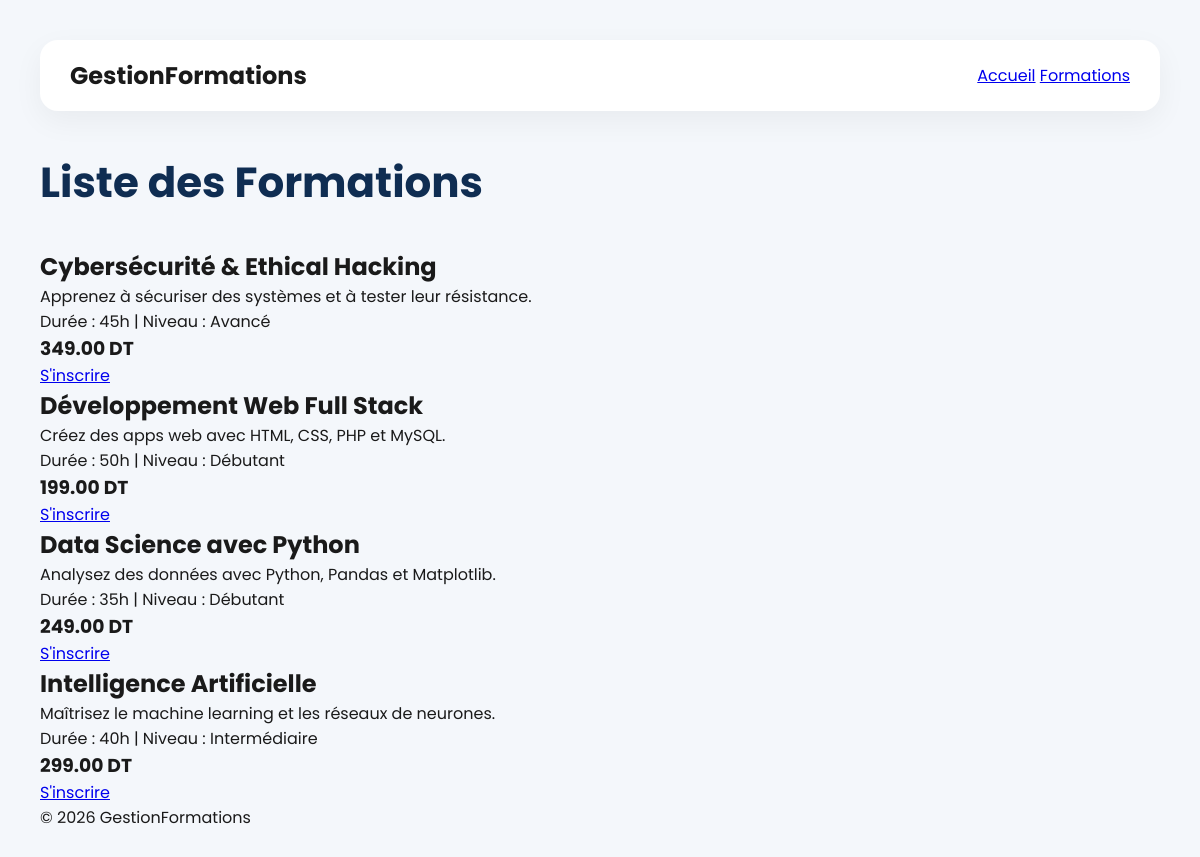
Screenshot of /index.php?page=formations with the database file from the repository.
### tables this page shows
CREATE TABLE `formations` (
  `id` int(11) NOT NULL,
  `titre` varchar(150) NOT NULL,
  `description` text NOT NULL,
  `prix` decimal(8,2) NOT NULL DEFAULT 0.00,
  `duree` varchar(30) DEFAULT '20h',
  `niveau` varchar(50) DEFAULT 'Tous niveaux',
  `created_at` timestamp NOT NULL DEFAULT current_timestamp()
);

### controllers/FormationController.php (called while the page is built)
<?php
require_once 'models/Formation.php';
$formations = Formation::getAll();
require 'views/formations.php';
?>

### models/Formation.php (called while the page is built, shortened)
<?php
class Formation {
    public static function getAll(): array {
        $pdo = Database::connect();
        $stmt = $pdo->query(
            'SELECT * FROM formations ORDER BY id DESC'
        );
        return $stmt->fetchAll();
    }
}
?>

### views/formations.php (the view)
<?php require 'views/partials/header.php'; ?>
<h1>Liste des Formations</h1>
<div class="formations-container">
<?php foreach ($formations as $f): ?>
<div class="formation-card">
    <h2>
        <?= htmlspecialchars($f['titre']) ?>
    </h2>
    <p>
        <?= htmlspecialchars($f['description']) ?>
    </p>
    <p>
        Durée : <?= $f['duree'] ?>
        |
        Niveau : <?= $f['niveau'] ?>
    </p>
    <h3>
        <?= $f['prix'] ?> DT
    </h3>
    <a href="index.php?page=inscription&formation_id=<?= $f['id'] ?>">
        S'inscrire
    </a>
</div>
<?php endforeach; ?>
</div>
<?php require 'views/partials/footer.php'; ?>

### index.php (shortened to what this page needs)
<?php
$page = $_GET['page'] ?? 'home';
switch ($page) {
    case 'formations':
        require 'controllers/FormationController.php';
        break;
}
?>

### views/partials/header.php (shortened to what this page needs)
<!DOCTYPE html>
<html lang="fr">
<head>
    <link rel="stylesheet" href="assets/style.css">
</head>
<body>
<header class="navbar">
    <h2>GestionFormations</h2>
    <nav>
        <a href="index.php">Accueil</a>
        <a href="index.php?page=formations">
            Formations
        </a>
    </nav>
</header>

### views/partials/footer.php
<footer class="footer">
    <p>
        © 2026 GestionFormations
    </p>
</footer>
</body>
</html>

### assets/style.css (style rules this page uses)
* { margin:0; padding:0; box-sizing:border-box; }
body { font-family:'Poppins',sans-serif; background:#f4f7fb; color:#1A1A1A; padding:40px; }
.navbar { width:100%; background:white; padding:18px 30px; border-radius:18px; display:flex; justify-content:space-between; align-items:center; margin-bottom:40px; box-shadow:0 10px 30px rgba(0,0,0,0.05); }
h1 { font-size:42px; margin-bottom:35px; color:#0F2D52; font-weight:700; }

### rows the page displays
formations: titre "Cybersécurité & Ethical Hacking", description "Apprenez à sécuriser des systèmes et à tester leur résistance.", duree "45h", niveau "Avancé", prix "349.00"
formations: titre "Développement Web Full Stack", description "Créez des apps web avec HTML, CSS, PHP et MySQL.", duree "50h", niveau "Débutant", prix "199.00"
formations: titre "Data Science avec Python", description "Analysez des données avec Python, Pandas et Matplotlib.", duree "35h", niveau "Débutant", prix "249.00"
formations: titre "Intelligence Artificielle", description "Maîtrisez le machine learning et les réseaux de neurones.", duree "40h", niveau "Intermédiaire", prix "299.00"
